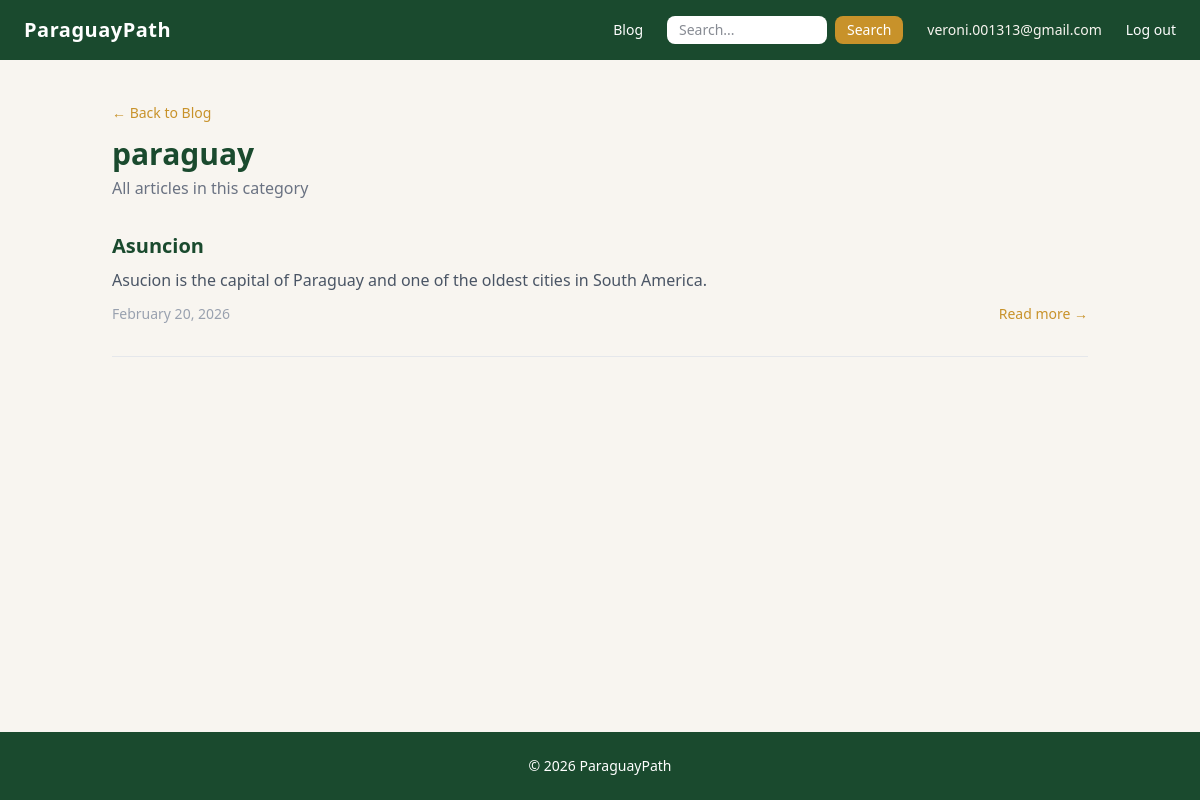
The app's page /blog/category/paraguay/ (signed in) with its own data.
### blog/models.py (models this page shows, shortened)
class Category(models.Model):
    name = models.CharField(max_length=100)
    slug = models.SlugField(unique=True)
    class Meta:
        verbose_name_plural = "Categories" # fix plural name in admin

class Article(models.Model):
    title = models.CharField(max_length=200)
    slug = models.SlugField(unique=True)    # unique slug (human-readable) for URL
    perex = models.TextField() # short summary of the article, shown on the homepage and category pages
    content = models.TextField()
    image = models.ImageField(upload_to='articles/', blank=True, null=True)
    published = models.DateTimeField(blank=True, null=True) # when the article was published, can be null if not published yet
    created = models.DateTimeField(auto_now_add=True)
    is_published = models.BooleanField(default=False) # if true, article is visible on the site, otherwise it's a draft
    categories = models.ManyToManyField(Category, related_name='articles') # an article can belong to multiple categories, and a category can have multiple articles
    fb_discussion_url = models.URLField(blank=True, null=True) # optional URL to Facebook discussion for the article
    class Meta:
        ordering = ['-published'] #newest article first

### blog/views.py (the view)
# urls.py: path('category/<slug:slug>/', views.category_detail, name='category_detail'),
def category_detail(request, slug):
    category = get_object_or_404(Category, slug=slug)
    articles = category.articles.filter(is_published=True)
    return render(request, 'blog/category_detail.html', {
        'category': category,
        'articles': articles,
    })

### blog/templates/blog/category_detail.html (shortened to what this page needs)
{% extends 'blog/base.html' %}
{% block content %}
<div class="mb-8">
    <a href="{% url 'blog:article_list' %}" class="text-gold hover:underline text-sm">
        ← Back to Blog
    </a>
    <h1 class="text-3xl font-bold text-forest mt-3">{{ category.name }}</h1>
    <p class="text-gray-500 mt-1">All articles in this category</p>
</div>
{% for article in articles %}
<article class="mb-8 border-b border-gray-200 pb-8">
    <h2 class="text-xl font-bold text-forest mb-2">
        <a href="{% url 'blog:article_detail' article.slug %}"
           class="hover:text-gold transition-colors">
            {{ article.title }}
        </a>
    </h2>
    <p class="text-gray-600 mb-3">{{ article.perex }}</p>
    <div class="flex items-center justify-between text-sm text-gray-400">
        <span>{{ article.published|date:"F j, Y" }}</span>
        <a href="{% url 'blog:article_detail' article.slug %}"
           class="text-gold font-medium hover:underline">
            Read more →
        </a>
    </div>
</article>
{% empty %}
<p class="text-gray-500">No articles in this category yet.</p>
{% endfor %}
{% endblock %}

### blog/templates/blog/base.html (shortened to what this page needs)
{% load static %}
<!DOCTYPE html>
<html lang="en">
<head>
    <link href="{% static 'css/output.css' %}" rel="stylesheet">
</head>
<body class="bg-cream text-gray-900 min-h-screen flex flex-col">
    <nav class="bg-forest text-white px-6 py-4 flex items-center justify-between">
        <a href="{% url 'blog:article_list' %}" class="text-xl font-bold tracking-wide">
            ParaguayPath
        </a>
        <div class="flex items-center gap-6 text-sm">
            <a href="{% url 'blog:article_list' %}" class="hover:text-gold transition-colors">Blog</a>
            <form method="GET" action="{% url 'blog:search' %}" class="flex gap-2">
                <input type="text" name="q" placeholder="Search..."
                       class="bg-white text-gray-900 rounded-lg px-3 py-1 text-sm focus:outline-none w-40">
                <button type="submit"
                        class="bg-gold text-white px-3 py-1 rounded-lg hover:opacity-80 transition-opacity">
                    Search
                </button>
            </form>
            {% if user.is_authenticated %}
            <span class="text-cream text-sm">{{ user.email }}</span>
            <a href="{% url 'account_logout' %}"
            class="hover:text-gold transition-colors">Log out</a>
            {% endif %}
        </div>
    </nav>
    <main class="flex-1 max-w-5xl mx-auto w-full px-6 py-10">
        {% block content %}
        {% endblock %}
    </main>
    <footer class="bg-forest text-white text-center py-6 text-sm">
        <p>&copy; 2026 ParaguayPath</p>
    </footer>
</body>
</html>

### records on screen
Category: name "paraguay"
Article: title "Asuncion", perex "Asucion is the capital of Paraguay and one of the oldest cities in South America.", published "February 20, 2026"

### other values on screen
{{ user.email }} "veroni.001313@gmail.com"
